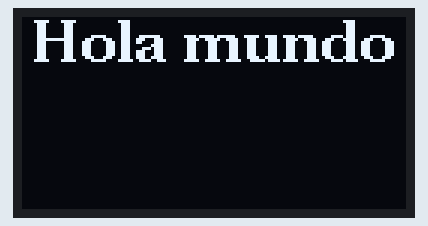
This sketch was run on a simulated Arduino Uno, built with avr-gcc and run on an emulated ATmega328P. On the bench: 128×64 one-colour display. What the sketch prints to the serial monitor is not drawn.

Above: at 0.1 s.

The sketch:

0Ejer1.ino
```cpp
//Octavio Leven y Nicolás Golonbek

// Inclusion de librerias
#include <U8g2lib.h>

/* ----------------------------------------------------------------------------------------------------- */

// Definicion de constructores y variables globales

U8G2_SH1106_128X64_NONAME_F_HW_I2C u8g2(U8G2_R0, /* reset=*/ U8X8_PIN_NONE);

/* ----------------------------------------------------------------------------------------------------- */
void  printBMP_OLED(void );


void setup()
{
  Serial.begin(9600);
  Serial.println(F("OLED test"));
  u8g2.begin();
}

void loop()
{
 printBMP_OLED();
    delay(2000);
}

void printBMP_OLED(void)
{
    float temp1,temp2,temp3,temp4;
    temp1=21.5;
    temp2=22.5;
    char stringtemp1[5];
    char stringtemp2[5];
  u8g2.clearBuffer();          // clear the internal memory

    u8g2.setFont(u8g2_font_ncenB14_tr); // choose a suitable font
    u8g2.drawStr(4,15,"Hola mundo");  // write something to the internal memory

  u8g2.setFont(u8g2_font_ncenB08_tr); // choose a suitable font


   u8g2.sendBuffer();      // transfer internal memory to the display


}
```
